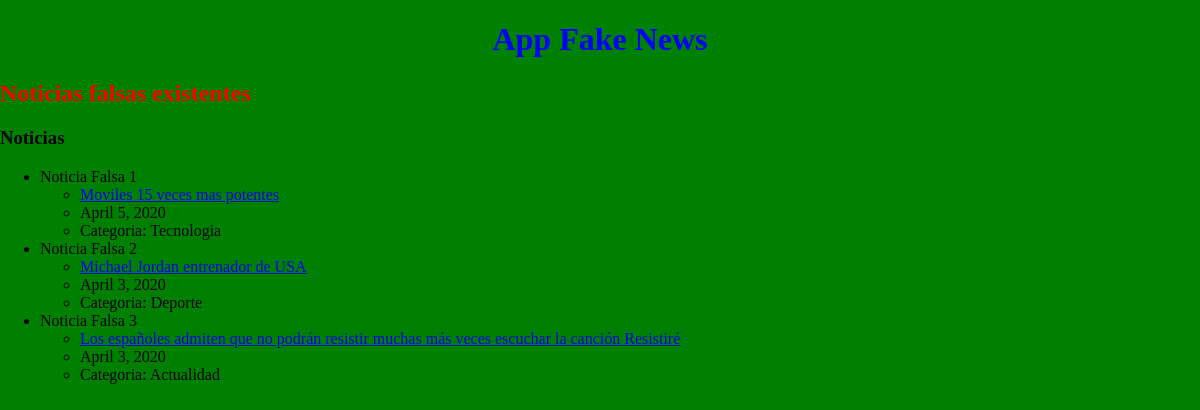
The app's page /appFakenews/noticias/, older data.
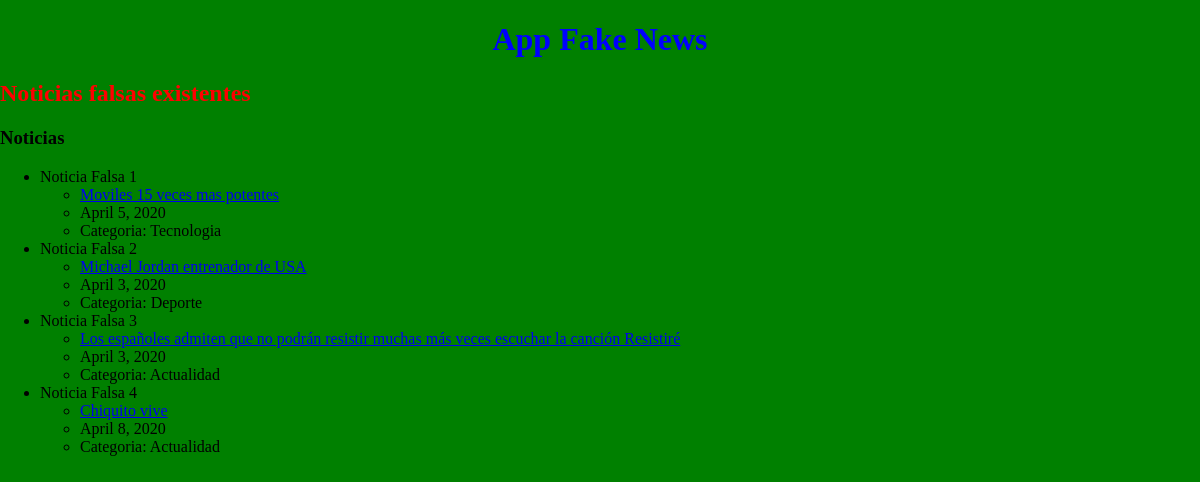
The same page, newer data.
### appFakenews/models.py (models this page shows, shortened)
class Noticia(models.Model):
    categoria = models.ForeignKey(Categoria, on_delete=models.CASCADE)
    titular = models.CharField(max_length=100)
    desc = models.CharField(max_length=500)
    medio = models.CharField(max_length=50)
    enlace = models.CharField(max_length=200)
    f_publi = models.DateField()

class Categoria(models.Model):
    nombre = models.CharField(max_length=50)
    def __str__(self):
        return f"Categoria: {self.nombre}"

### appFakenews/views.py (the view)
# urls.py: path('noticias/', views.NoticiasListView.as_view(), name='noticias'),
class NoticiasListView(ListView):
    model = Noticia
    template_name = 'noticias.html'
    queryset = Noticia.objects.order_by('id')
    def get_context_data(self, **kwargs):
        context = super(NoticiasListView, self).get_context_data(**kwargs)
        context['titulo_pagina'] = 'Noticias falsas existentes'
        return context

### appFakenews/templates/noticias.html
{% extends "base.html" %}
{% block contenido %}
<h3>Noticias</h3>
<ul>
    {% for not in noticia_list %}
    <li>
        Noticia Falsa {{ not.id }}
        <ul>
            <li>
                <a href="{% url 'noticia_det' not.id %}">{{ not.titular }}</a>
            </li>
            <li>
                {{ not.f_publi }}
            </li>
            <li>
                {{ not.categoria }}
            </li>
        </ul>
    </li>
    {% endfor %}
</ul>
{% endblock %}

### appFakenews/templates/base.html (shortened to what this page needs)
{% load static %}
<!DOCTYPE html>
<html lang="en">
<head>
    <link rel="stylesheet" href="{% static 'css/style.css' %}">
</head>
<body>
    <h1>App Fake News</h1>
    <h2>{{ titulo_pagina }}</h2>
    {% block contenido %} {% endblock %}
</body>
</html>

### appFakenews/static/css/style.css (style rules this page uses)
body { background-color: green; margin: 0 auto; width: 1200px; }
h1 { color: blue; text-align: center; }
h2 { color: red; }

Row changes from the older to the newer data that the page shows:
added Noticia: id "4", titular "Chiquito vive", f_publi "April 8, 2020", categoria "Categoria: Actualidad"
